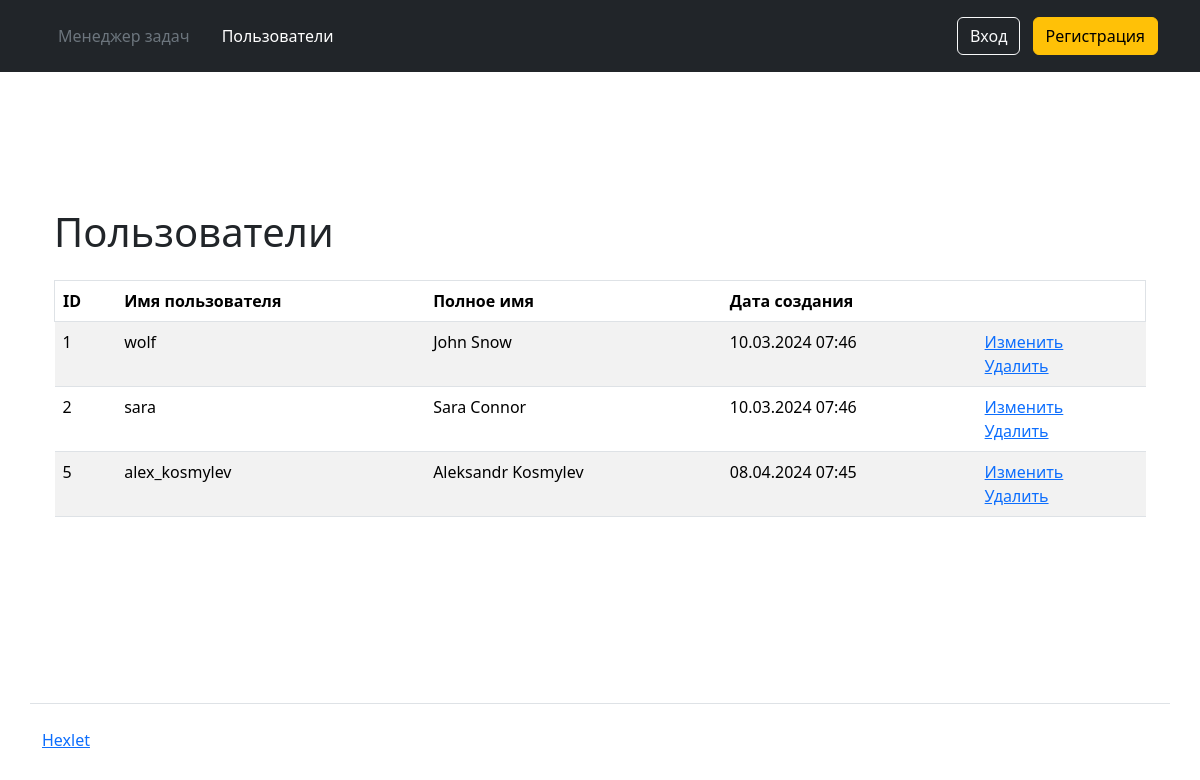
The app's page /users/, older data.
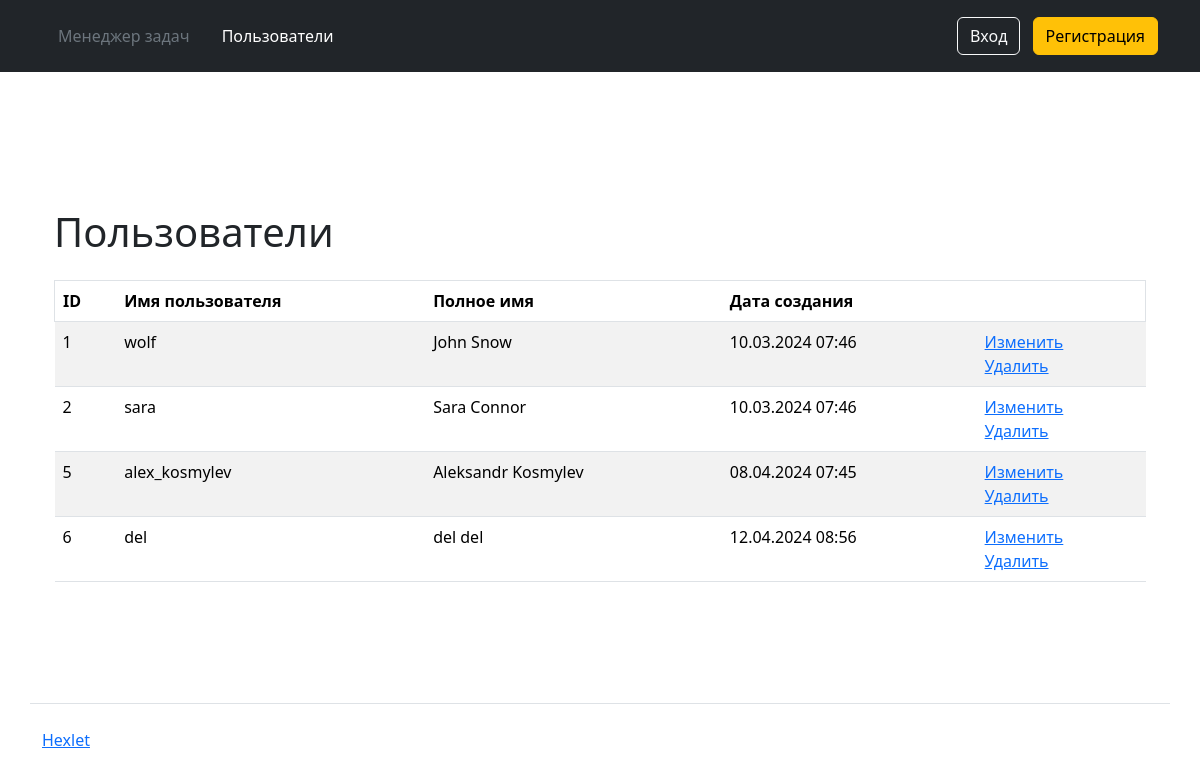
The same page, newer data.
### task_manager/users/models.py (models this page shows, shortened)
class CustomUser(AbstractUser):
    class Meta:
        ordering = ["id"]
    """
    def __str__(self):
        return self.username
    """
    def __str__(self):
        return self.get_full_name()

### task_manager/users/views.py (the view)
# urls.py: path('', IndexView.as_view(), name='index'),
class IndexView(ListView):
    model = CustomUser
    template_name = 'users/users_list.html'

### task_manager/templates/users/users_list.html (shortened to what this page needs)
<!DOCTYPE html>
<html>
{% extends 'layout.html' %}
{% block content %}
{% load i18n %}
      <div class="container-lg mt-3">
        <div class="table-responsive">
          <table class="table table-striped" data-test="users">
            <thead>
              <tr class="border">
                <th>ID</th>
                <th>{% translate "User name" %}</th>
                <th>{% translate "Full name" %}</th>
                <th>{% translate "Registration date" %}</th>
            </thead>
            <h1 class="my-4">
              {% translate "Users" %}
            </h1>
            <tbody>
              {% for user in object_list %}
              <tr>
                <td class="fw-normal">{{ user.id }}</td>
                <td class="fw-normal">{{ user.username}}</td>
                <td class="fw-normal">{{ user.first_name}} {{ user.last_name}}</td>
                <td class="fw-normal">{{ user.date_joined|date:"d.m.Y H:i" }}</td>
                <td>
                  <a href="{% url 'user_update' user.id %}">{% translate "Update" %}</a>
                  <br>
                  <a href="{% url 'user_delete' user.id %}">{% translate "Delete" %}</a>
                </td>
              </tr>
              {% endfor %}
            </tbody>
          </table>
        </div>
      </div>
{% endblock %}

### task_manager/templates/layout.html (shortened to what this page needs)
<!DOCTYPE html>
{% load django_bootstrap5 %}
{% load i18n %}
<html>
  <head>
    <link rel="stylesheet" href="https://cdn.jsdelivr.net/npm/@docsearch/css@3">
    <link href="	https://cdn.jsdelivr.net/npm/bootstrap@5.3.2/dist/css/bootstrap.min.css" rel="stylesheet">
  </head>
  <body class="d-flex flex-column min-vh-100">
    <header class="p-3 text-bg-dark">
      {% include "navigation.html" %}
    </header>
    <div class="container wrapper flex-grow-1">
      {% block content %}{% endblock %}
    </div>
        <footer>
      <div class="container my-5 pt-4 border-top">
        <a target="_blank" href="https://ru.hexlet.io">Hexlet</a>
      </div>
    </footer>
  </body>
</html>

### task_manager/templates/navigation.html (shortened to what this page needs)
{% load i18n %}
<div class="container">
  <div class="d-flex flex-wrap align-items-center justify-content-center justify-content-lg-start">
    <ul class="nav col-12 col-lg-auto me-lg-auto mb-1 justify-content-center mb-md-0">
      <li><a href="/" class="nav-link px-3 text-secondary">{% trans 'Task manager' %}</a></li>
      <li><a href="{% url 'users_index' %}" class="nav-link px-3 text-white">{% translate 'Users' %}</a></li>
      {% if user.is_authenticated %}
        <li><a href="{% url 'statuses' %}" class="nav-link px-3 text-white">{% trans 'Statuses' %}</a></li>
        <li><a href="{% url 'labels' %}" class="nav-link px-3 text-white">{% trans "Labels" %}</a></li>
        <li><a href="{% url 'tasks' %}" class="nav-link px-3 text-white">{% trans "Tasks" %}</a></li>
        <li>
            <form action="{% url 'logout' %}" method="post">
                {% csrf_token %}
                <input type="submit" class="nav-link px-3 text-white" value="{% trans 'Log out' %}"/>
            </form>
        </li>
      {% else %}
    </ul>
    <div class="text-end">
      <a href="/login/" class="btn btn-outline-light me-2" >{% trans "Login" %}</a>
      <a href="{% url 'user_create' %}" class="btn btn-warning">{% trans "Registration" %}</a>
    </div>
    {% endif %}
  </div>
</div>

Row changes from the older to the newer data that the page shows:
added CustomUser: id "6", username "del", first_name "del", last_name "del", date_joined "12.04.2024 08:56"
